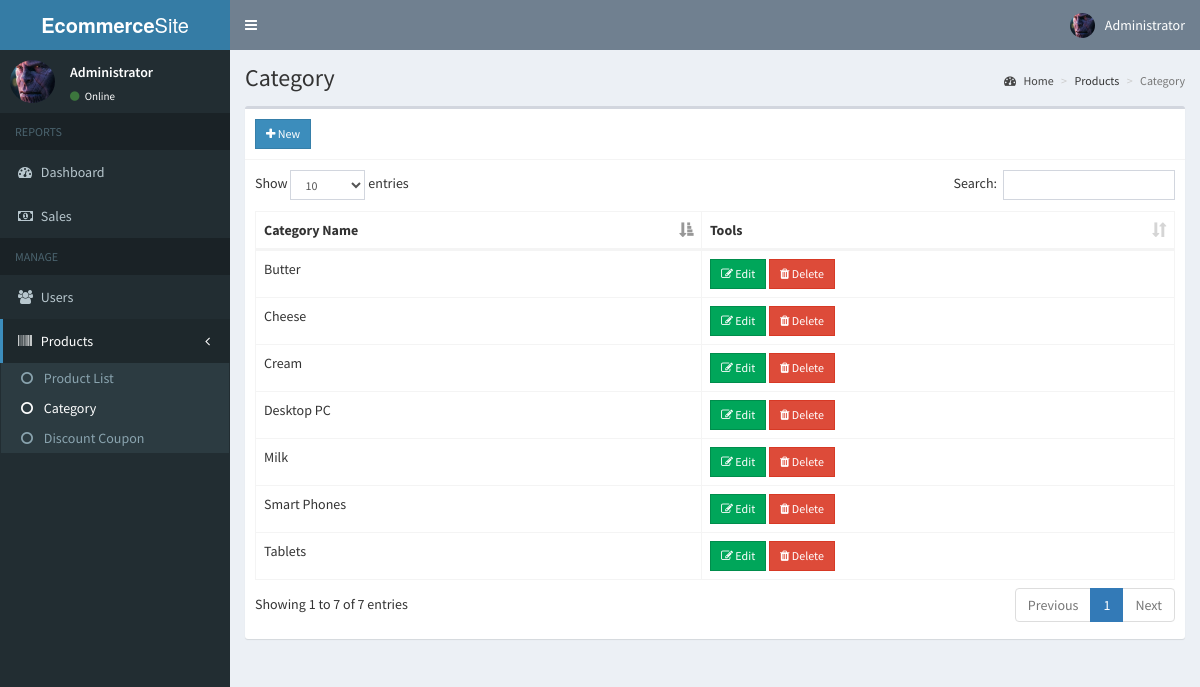
The app's page /admin/category.php (signed in) with its own data.
### tables this page shows
CREATE TABLE `users` (
  `id` int(11) NOT NULL,
  `email` varchar(200) NOT NULL,
  `password` varchar(60) NOT NULL,
  `type` int(1) NOT NULL,
  `firstname` varchar(50) NOT NULL,
  `lastname` varchar(50) NOT NULL,
  `address` text NOT NULL,
  `contact_info` varchar(100) NOT NULL,
  `photo` varchar(200) NOT NULL,
  `status` int(1) NOT NULL,
  `activate_code` varchar(15) NOT NULL,
  `reset_code` varchar(15) NOT NULL,
  `created_on` date NOT NULL
);

CREATE TABLE `category` (
  `id` int(11) NOT NULL,
  `name` varchar(100) NOT NULL,
  `cat_slug` varchar(150) NOT NULL
);

### admin/includes/session.php (called while the page is built, shortened)
<?php
	include '../includes/conn.php';
	$conn = $pdo->open();
	$stmt = $conn->prepare("SELECT * FROM users WHERE id=:id");
	$stmt->execute(['id'=>$_SESSION['admin']]);
	$admin = $stmt->fetch();
?>

### admin/category.php (the view, shortened to what this page needs)
<?php include 'includes/session.php'; ?>
<?php include 'includes/header.php'; ?>
<body class="hold-transition skin-blue sidebar-mini">
<div class="wrapper">
  <?php include 'includes/navbar.php'; ?>
  <?php include 'includes/menubar.php'; ?>
  <div class="content-wrapper">
    <section class="content-header">
      <h1>
        Category
      </h1>
      <ol class="breadcrumb">
        <li><a href="#"><i class="fa fa-dashboard"></i> Home</a></li>
        <li>Products</li>
        <li class="active">Category</li>
      </ol>
    </section>
    <section class="content">
      <div class="row">
        <div class="col-xs-12">
          <div class="box">
            <div class="box-header with-border">
              <a href="#addnew" data-toggle="modal" class="btn btn-primary btn-sm btn-flat"><i class="fa fa-plus"></i> New</a>
            </div>
            <div class="box-body">
              <table id="example1" class="table table-bordered">
                <thead>
                  <th>Category Name</th>
                  <th>Tools</th>
                </thead>
                <tbody>
                  <?php
                    $conn = $pdo->open();
                    try{
                      $stmt = $conn->prepare("SELECT * FROM category");
                      $stmt->execute();
                      foreach($stmt as $row){
                        echo "
                          <tr>
                            <td>".$row['name']."</td>
                            <td>
                              <button class='btn btn-success btn-sm edit btn-flat' data-id='".$row['id']."'><i class='fa fa-edit'></i> Edit</button>
                              <button class='btn btn-danger btn-sm delete btn-flat' data-id='".$row['id']."'><i class='fa fa-trash'></i> Delete</button>
                            </td>
                          </tr>
                        ";
                      }
                    }
                    catch(PDOException $e){
                      echo $e->getMessage();
                    }
                  ?>
                </tbody>
              </table>
            </div>
          </div>
        </div>
      </div>
    </section>
  </div>
</div>
</body>
</html>

### admin/includes/navbar.php (shortened to what this page needs)
<header class="main-header">
  <a href="#" class="logo">
    <span class="logo-lg"><b>Ecommerce</b>Site</span>
  </a>
  <nav class="navbar navbar-static-top">
    <a href="#" class="sidebar-toggle" data-toggle="push-menu" role="button">
    </a>
    <div class="navbar-custom-menu">
      <ul class="nav navbar-nav">
        <li class="dropdown user user-menu">
          <a href="#" class="dropdown-toggle" data-toggle="dropdown">
            <img src="<?php echo (!empty($admin['photo'])) ? '../images/'.$admin['photo'] : '../images/profile.jpg'; ?>" class="user-image" alt="User Image">
            <span class="hidden-xs"><?php echo $admin['firstname'].' '.$admin['lastname']; ?></span>
          </a>
        </li>
      </ul>
    </div>
  </nav>
</header>

### admin/includes/menubar.php
<aside class="main-sidebar">
  <section class="sidebar">
    <div class="user-panel">
      <div class="pull-left image">
        <img src="<?php echo (!empty($admin['photo'])) ? '../images/'.$admin['photo'] : '../images/profile.jpg'; ?>" class="img-circle" alt="User Image">
      </div>
      <div class="pull-left info">
        <p><?php echo $admin['firstname'].' '.$admin['lastname']; ?></p>
        <a><i class="fa fa-circle text-success"></i> Online</a>
      </div>
    </div>
    <ul class="sidebar-menu" data-widget="tree">
      <li class="header">REPORTS</li>
      <li><a href="home.php"><i class="fa fa-dashboard"></i> <span>Dashboard</span></a></li>
      <li><a href="sales.php"><i class="fa fa-money"></i> <span>Sales</span></a></li>
      <li class="header">MANAGE</li>
      <li><a href="users.php"><i class="fa fa-users"></i> <span>Users</span></a></li>
      <li class="treeview">
        <a href="#">
          <i class="fa fa-barcode"></i>
          <span>Products</span>
          <span class="pull-right-container">
            <i class="fa fa-angle-left pull-right"></i>
          </span>
        </a>
        <ul class="treeview-menu">
          <li><a href="products.php"><i class="fa fa-circle-o"></i> Product List</a></li>
          <li><a href="category.php"><i class="fa fa-circle-o"></i> Category</a></li>
          <li><a href="coupon.php"><i class="fa fa-circle-o"></i> Discount Coupon</a></li>
        </ul>
      </li>
    </ul>
  </section>
</aside>

### records on screen
users: photo (picture), firstname "Administrator"
category: name "Desktop PC"
category: name "Tablets"
category: name "Smart Phones"
category: name "Milk"
category: name "Cream"
category: name "Butter"
category: name "Cheese"
